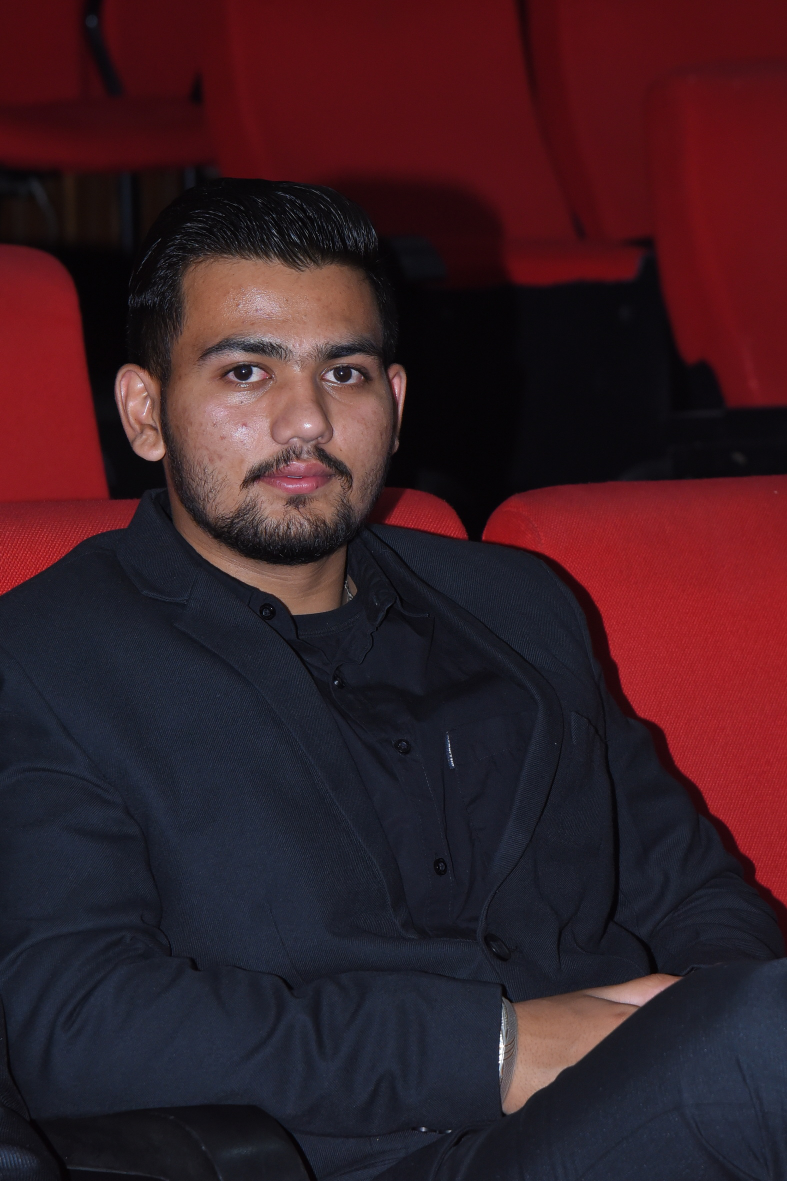
%> input picture MATLAB/assignment1ml/tejinderdeep.png, 1574 x 2362 px (shown at 1/2 size)
$ octave q10.m   (GNU Octave 9; MATLAB toolbox functions it lacks are replaced by stand-ins)
%> lines starting %> are read from the running program, lines starting %| are printed output that depends on the picture
% import the image
img_color=imread('tejinderdeep.png');
%> img_color is the input picture: size 2362x1574x3 uint8; mean R, G, B 58.7, 30.4, 37.6

% display the image
figure;
imshow(img_color);
title('original color image');
saveas(gcf,'fig1.png');

% decrease the size of the image
img_resize=imresize(img_color,0.5);
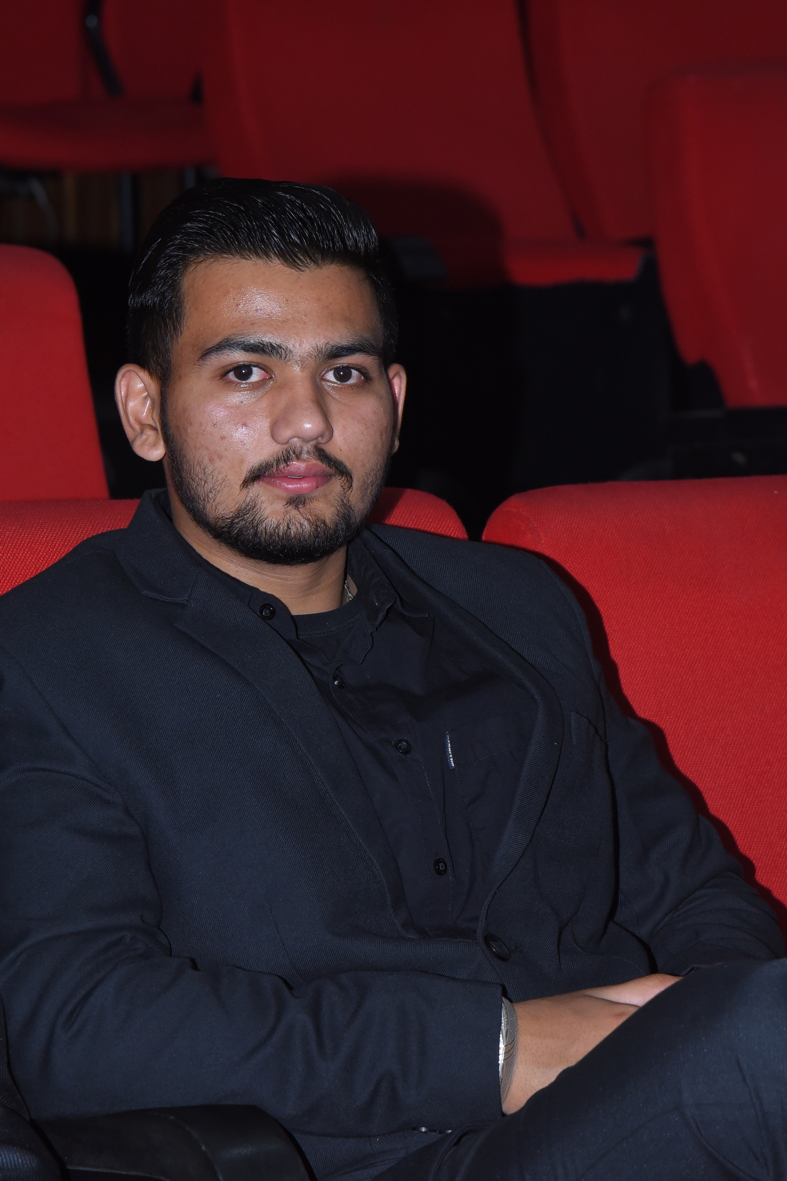
%> img_resize: size 1181x787x3 uint8; mean R, G, B 58.7, 30.4, 37.6

%display the image
figure;
imshow(img_resize);
title('Resized  image -half size');
saveas(gcf,'fig2.png')
img_gray=rgb2gray(img_resize);
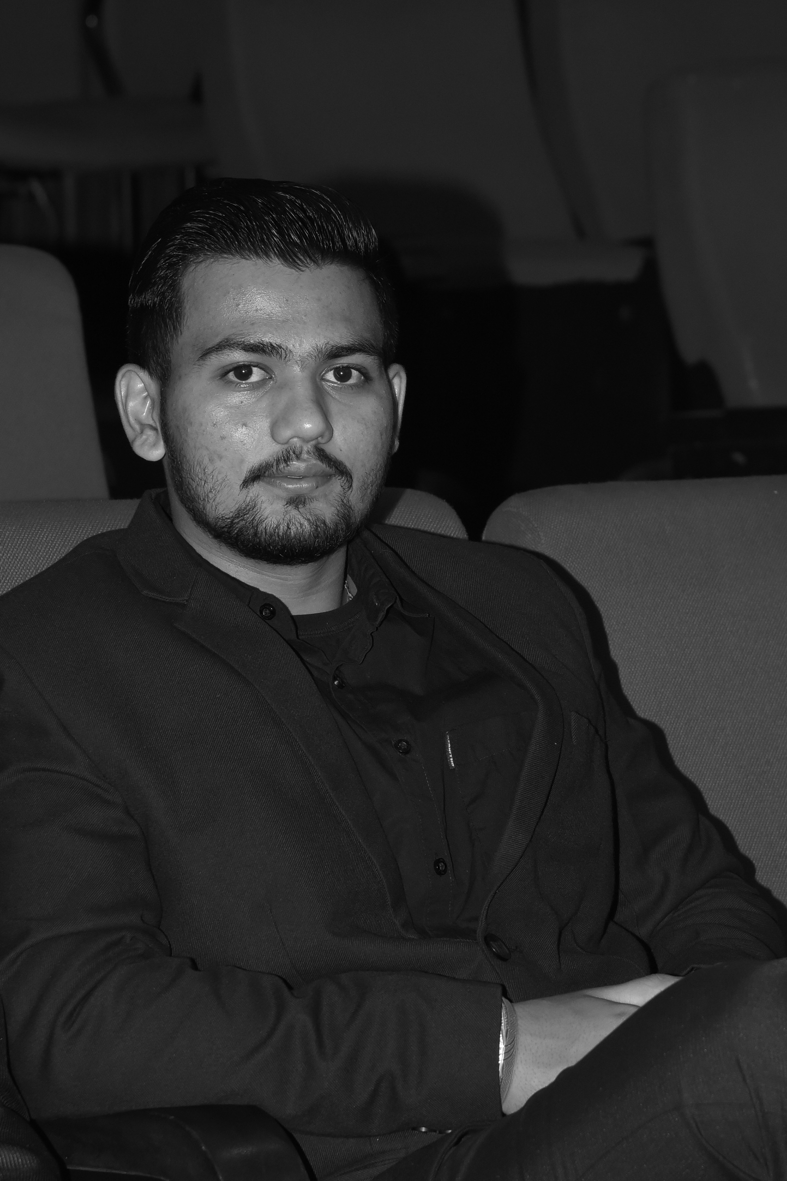
%> img_gray: size 1181x787 uint8; min 0, max 255, mean 39.7

% display
figure;
imshow(img_gray);
title('Graysize  image ');
saveas(gcf,'fig3.png');

%convert into 1D array
img_gray_1D=img_gray(:);

 % display
 disp('First 10 elements of 1D array');
 disp(img_gray_1D(1:10))
%|   28
%|   30
%|   30
%|   29
%|   29
%|   29
%|   29
%|   28
%|   30
%|   28
 img_gray_recons=reshape(img_gray_1D,size(img_gray));

 %display
 figure;
imshow(img_gray_recons);
title(' REconstructed Graysize  image ');
saveas(gcf,'fig4.png');
img_color_recons=cat(3,img_gray_recons,img_gray_recons,img_gray_recons);

%display
 figure;
imshow(img_color_recons);
title(' Psuedo color  image ');
saveas(gcf,'fig5.png');
